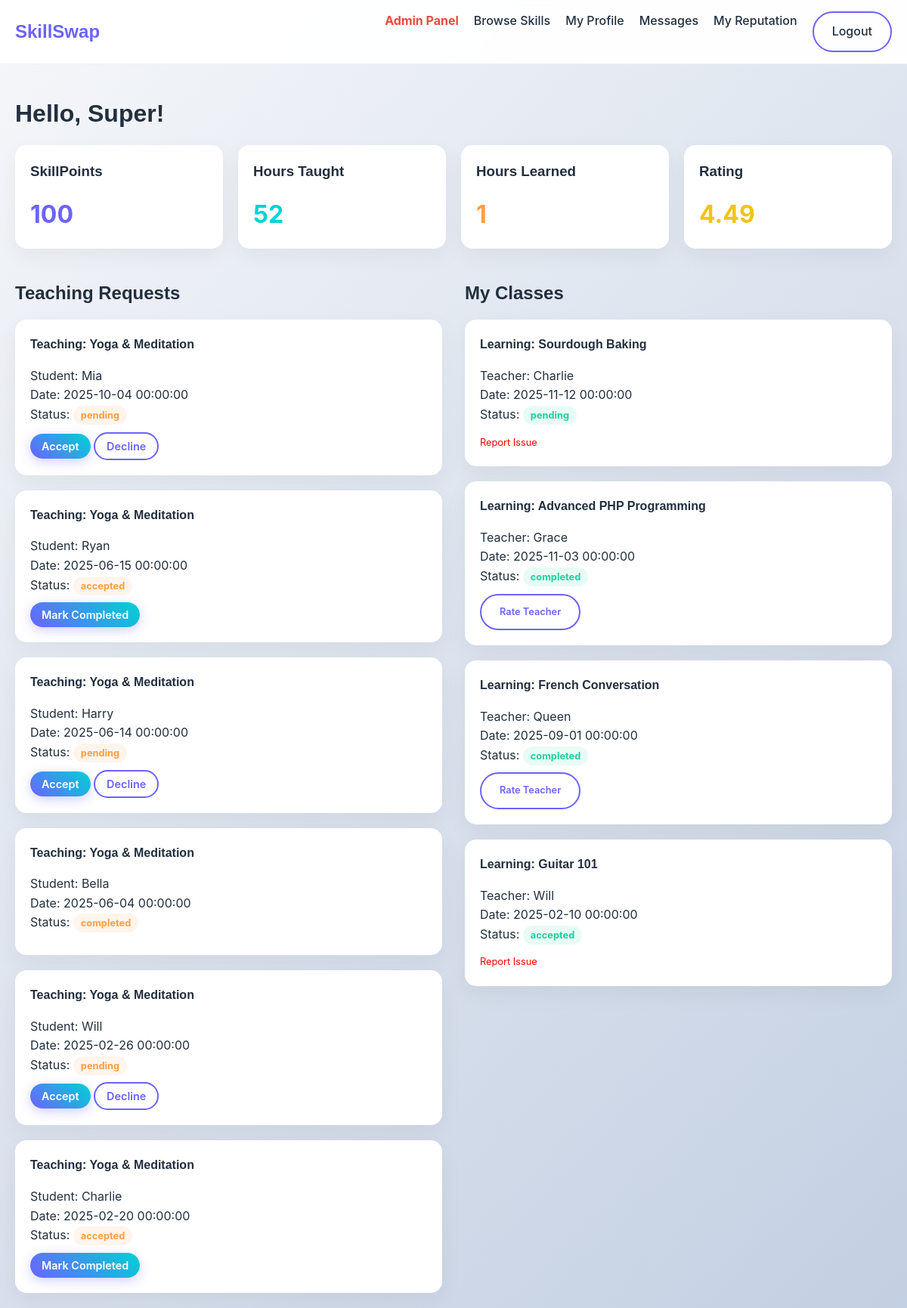
Screenshot of /dashboard.php (signed in) with the database file from the repository.
### tables this page shows
CREATE TABLE `user` (
    `user_id` INT AUTO_INCREMENT PRIMARY KEY,
    
    `first_name` VARCHAR(50),
    `last_name` VARCHAR(50),
    `email` VARCHAR(120) UNIQUE NOT NULL,
    `password` VARCHAR(100) NOT NULL,
    `role` ENUM('admin','user') DEFAULT 'user',
    `preferred_language` VARCHAR(50),
    `city` VARCHAR(80),
    `country` VARCHAR(80),

    `skillpoints` INT DEFAULT 0,
    
     
    `warning_count` INT DEFAULT 0,
    `is_suspended` BOOLEAN DEFAULT FALSE,
    
     
    `profile_picture` VARCHAR(255) DEFAULT 'default.png'
);

CREATE TABLE `teacher` (
    `teacher_id` INT PRIMARY KEY,
    `total_hours_taught` INT DEFAULT 0,
    `average_rating` DECIMAL(3,2),

    FOREIGN KEY (`teacher_id`) REFERENCES `user`(`user_id`)
        ON DELETE CASCADE
);

CREATE TABLE `learner` (
    `learner_id` INT PRIMARY KEY,
    `total_hours_learned` INT DEFAULT 0,
    `learner_level` VARCHAR(50),

    FOREIGN KEY (`learner_id`) REFERENCES `user`(`user_id`)
        ON DELETE CASCADE
);

CREATE TABLE `session` (
    `teacher_id` INT,
    `learner_id` INT,
    `session_no` INT,
    `status` ENUM('pending','accepted','completed') DEFAULT 'pending',
    `scheduled_time` DATETIME,
    `duration_hours` INT,
    `skillpoints_transferred` INT,
    `skill_id` INT,

    PRIMARY KEY (`teacher_id`, `session_no`),

    FOREIGN KEY (`teacher_id`) REFERENCES `teacher`(`teacher_id`)
        ON DELETE CASCADE,
    FOREIGN KEY (`learner_id`) REFERENCES `learner`(`learner_id`)
        ON DELETE CASCADE,

    FOREIGN KEY (`skill_id`) REFERENCES `skill`(`skill_id`)
        ON DELETE SET NULL
);

CREATE TABLE `skill` (
    `skill_id` INT AUTO_INCREMENT PRIMARY KEY,
    `title` VARCHAR(200) NOT NULL,
    `category` VARCHAR(100),
    `difficulty_level` VARCHAR(50),
    `difficulty_notes` VARCHAR(255),
    `est_learning_time` INT,
    `is_verified` BOOLEAN DEFAULT FALSE
);

### dashboard.php (the view, shortened to what this page needs)
<?php
include 'includes/db.php';
$user_id = $_SESSION['user_id'];
$user_name = $_SESSION['name'];
$role = $_SESSION['role'];
$user = $conn->query("SELECT * FROM user WHERE user_id = $user_id")->fetch_assoc();
$teacher = $conn->query("SELECT * FROM teacher WHERE teacher_id = $user_id")->fetch_assoc();
$learner = $conn->query("SELECT * FROM learner WHERE learner_id = $user_id")->fetch_assoc();
$learning_sessions = $conn->query("
    SELECT s.*, u.first_name as teacher_name, sk.title as skill_title
    FROM session s
    JOIN user u ON s.teacher_id = u.user_id
    JOIN skill sk ON s.skill_id = sk.skill_id
    WHERE s.learner_id = $user_id
    ORDER BY s.scheduled_time DESC
");
$teaching_sessions = $conn->query("
    SELECT s.*, u.first_name as learner_name, sk.title as skill_title
    FROM session s
    JOIN user u ON s.learner_id = u.user_id
    JOIN skill sk ON s.skill_id = sk.skill_id
    WHERE s.teacher_id = $user_id
    ORDER BY s.scheduled_time DESC
");
?>
<!DOCTYPE html>
<html lang="en">
<head>
    <link rel="stylesheet" href="css/style.css">
</head>
<body>
<header>
    <div class="container">
        <nav>
            <a href="index.php" class="logo">SkillSwap</a>
            <div class="nav-links">
                <?php if($role == 'admin'): ?>
                    <a href="admin_dashboard.php" style="color: #e74c3c; font-weight: bold;">Admin Panel</a>
                <?php endif; ?>
                <a href="skills.php">Browse Skills</a>
                <a href="profile.php">My Profile</a>
                <a href="messages.php">Messages</a>
                <a href="reviews.php">My Reputation</a>
                <a href="logout.php" class="btn btn-outline">Logout</a>
            </div>
        </nav>
    </div>
</header>
<div class="container" style="margin-top: 40px;">
    <h1>Hello, <?php echo $user_name; ?>!</h1>
    <div class="grid-4" style="margin-bottom: 40px;">
        <div class="card">
            <h3>SkillPoints</h3>
            <p style="font-size: 2rem; color: var(--primary); font-weight: bold;"><?php echo $user['skillpoints']; ?></p>
        </div>
        <div class="card">
            <h3>Hours Taught</h3>
            <p style="font-size: 2rem; color: var(--secondary); font-weight: bold;"><?php echo $teacher['total_hours_taught']; ?></p>
        </div>
        <div class="card">
            <h3>Hours Learned</h3>
            <p style="font-size: 2rem; color: var(--accent); font-weight: bold;"><?php echo $learner['total_hours_learned']; ?></p>
        </div>
        <div class="card">
            <h3>Rating</h3>
            <p style="font-size: 2rem; color: #f1c40f; font-weight: bold;"><?php echo $teacher['average_rating'] ? $teacher['average_rating'] : '0.0'; ?></p>
        </div>
    </div>
    <div class="grid-2">
        <div>
            <h2>Teaching Requests</h2>
            <?php if($teaching_sessions->num_rows > 0): ?>
                <?php while($txn = $teaching_sessions->fetch_assoc()): ?>
                    <div class="card" style="margin-bottom: 20px;">
                        <h4>Teaching: <?php echo $txn['skill_title']; ?></h4>
                        <p>Student: <?php echo $txn['learner_name']; ?></p>
                        <p>Date: <?php echo $txn['scheduled_time']; ?></p>
                        <p>Status: <span class="badge badge-warning"><?php echo $txn['status']; ?></span></p>
                        <div style="margin-top: 10px;">
                            <?php if($txn['status'] == 'pending'): ?>
                                <a href="session_action.php?teacher_id=<?php echo $txn['teacher_id']; ?>&session_no=<?php echo $txn['session_no']; ?>&action=accept" class="btn btn-primary" style="padding: 5px 15px; font-size: 0.9rem;">Accept</a>
                                <a href="session_action.php?teacher_id=<?php echo $txn['teacher_id']; ?>&session_no=<?php echo $txn['session_no']; ?>&action=cancel" class="btn btn-outline" style="padding: 5px 15px; font-size: 0.9rem;">Decline</a>
                            <?php elseif($txn['status'] == 'accepted'): ?>
                                <a href="session_action.php?teacher_id=<?php echo $txn['teacher_id']; ?>&session_no=<?php echo $txn['session_no']; ?>&action=complete" class="btn btn-primary" style="padding: 5px 15px; font-size: 0.9rem;">Mark Completed</a>
                            <?php endif; ?>
                        </div>
                    </div>
                <?php endwhile; ?>
            <?php else: ?>
                <div class="card"><p>No active teaching requests.</p></div>
            <?php endif; ?>
        </div>
        <div>
            <h2>My Classes</h2>
            <?php if($learning_sessions->num_rows > 0): ?>
                <?php while($txn = $learning_sessions->fetch_assoc()): ?>
                    <div class="card" style="margin-bottom: 20px;">
                        <h4>Learning: <?php echo $txn['skill_title']; ?></h4>
                        <p>Teacher: <?php echo $txn['teacher_name']; ?></p>
                        <p>Date: <?php echo $txn['scheduled_time']; ?></p>
                        <p>Status: <span class="badge badge-success"><?php echo $txn['status']; ?></span></p>
                        <div style="margin-top: 10px;">
                             <?php if($txn['status'] == 'completed'): ?>
                                <a href="leave_review.php?teacher_id=<?php echo $txn['teacher_id']; ?>&session_no=<?php echo $txn['session_no']; ?>" class="btn btn-outline" style="font-size: 0.8rem;">Rate Teacher</a>
                             <?php else: ?>
                                <a href="report.php?teacher_id=<?php echo $txn['teacher_id']; ?>&session_no=<?php echo $txn['session_no']; ?>" style="color: red; font-size: 0.8rem;">Report Issue</a>
                             <?php endif; ?>
                        </div>
                    </div>
                <?php endwhile; ?>
            <?php endif; ?>
        </div>
    </div>
</div>
</body>
</html>

### css/style.css (style rules this page uses)
:root { --primary: #6C63FF; --primary-dark: #5a52d5; --secondary: #00D2D3; --accent: #FF9F43; --danger: #FF6B6B; --success: #1dd1a1; --dark: #222f3e; --light: #f8f9fa; --glass: rgba(255, 255, 255, 0.95); --glass-border: rgba(255, 255, 255, 0.2); --font-heading: 'Poppins', sans-serif; --font-body: 'Inter', sans-serif; }
* { margin: 0; padding: 0; box-sizing: border-box; font-family: var(--font-body); }
body { background: linear-gradient(135deg, #f5f7fa 0%, #c3cfe2 100%); color: var(--dark); line-height: 1.6; min-height: 100vh; }
h1, h2, h3, h4, h5, h6 { font-family: var(--font-heading); color: var(--dark); margin-bottom: 1rem; }
a { text-decoration: none; color: var(--primary); transition: all 0.3s ease; }
.container { max-width: 1200px; margin: 0 auto; padding: 0 20px; }
.btn { display: inline-block; padding: 12px 24px; border-radius: 50px; font-weight: 600; cursor: pointer; border: none; transition: transform 0.2s, box-shadow 0.2s; }
.btn-primary { background: linear-gradient(45deg, var(--primary), var(--secondary)); color: white; box-shadow: 0 4px 15px rgba(108, 99, 255, 0.3); }
.btn-outline { background: transparent; border: 2px solid var(--primary); color: var(--primary); }
.card { background: white; border-radius: 15px; padding: 20px; box-shadow: 0 10px 30px rgba(0,0,0,0.05); transition: transform 0.3s; }
.badge { padding: 5px 10px; border-radius: 20px; font-size: 0.8rem; font-weight: bold; }
.badge-success { background: rgba(29, 209, 161, 0.1); color: var(--success); }
.badge-warning { background: rgba(255, 159, 67, 0.1); color: var(--accent); }
header { background: var(--glass); backdrop-filter: blur(10px); position: sticky; top: 0; z-index: 1000; border-bottom: 1px solid rgba(0,0,0,0.05); padding: 15px 0; }
nav { display: flex; justify-content: space-between; align-items: center; }
.logo { font-size: 1.5rem; font-weight: 800; color: var(--primary); font-family: var(--font-heading); }
.nav-links { display: flex; gap: 20px; }
.nav-links a { color: var(--dark); font-weight: 500; }
.grid-2 { display: grid; grid-template-columns: 1fr 1fr; gap: 30px; }
.grid-4 { display: grid; grid-template-columns: repeat(4, 1fr); gap: 20px; }

### rows the page displays
user: skillpoints "100"
teacher: total_hours_taught "52", average_rating "4.49"
learner: total_hours_learned "1"
session: skill.title "Yoga & Meditation", user.first_name "Mia", scheduled_time "2025-10-04 00:00:00", status "pending"
session: skill.title "Yoga & Meditation", user.first_name "Ryan", scheduled_time "2025-06-15 00:00:00", status "accepted"
session: skill.title "Yoga & Meditation", user.first_name "Harry", scheduled_time "2025-06-14 00:00:00", status "pending"
session: skill.title "Yoga & Meditation", user.first_name "Bella", scheduled_time "2025-06-04 00:00:00", status "completed"
session: skill.title "Yoga & Meditation", user.first_name "Will", scheduled_time "2025-02-26 00:00:00", status "pending"
session: skill.title "Yoga & Meditation", user.first_name "Charlie", scheduled_time "2025-02-20 00:00:00", status "accepted"
session: skill.title "Sourdough Baking", user.first_name "Charlie", scheduled_time "2025-11-12 00:00:00", status "pending"
session: skill.title "Advanced PHP Programming", user.first_name "Grace", scheduled_time "2025-11-03 00:00:00", status "completed"
session: skill.title "French Conversation", user.first_name "Queen", scheduled_time "2025-09-01 00:00:00", status "completed"
session: skill.title "Guitar 101", user.first_name "Will", scheduled_time "2025-02-10 00:00:00", status "accepted"

### other values shown
$user_name "Super"
